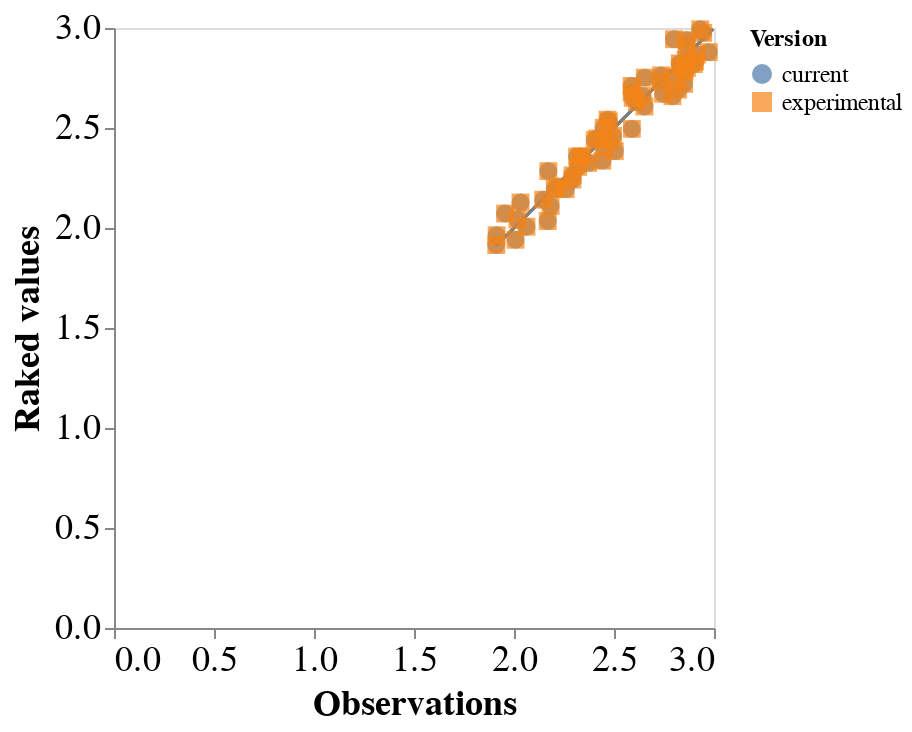

The code cell stored with this chart in its notebook:
### Code cell
chart

### Figure 1 — Vega-Lite specification as saved in the notebook (floating-point values rounded to 4 significant figures)
{"config": {"view": {"continuousWidth": 300, "continuousHeight": 300}, "axis": {"labelFontSize": 18, "titleFontSize": 18}, "legend": {"labelFontSize": 12, "titleFontSize": 12}}, "layer": [{"mark": {"type": "rule", "color": "grey"}, "encoding": {"x": {"type": "quantitative", "datum": {"expr": "param_9"}}, "x2": {"datum": {"expr": "param_10"}, "type": "quantitative"}, "y": {"type": "quantitative", "datum": {"expr": "param_11"}}, "y2": {"datum": {"expr": "param_12"}, "type": "quantitative"}}}, {"mark": {"type": "point", "filled": true, "size": 80}, "encoding": {"color": {"field": "version", "legend": {"title": "Version"}, "type": "nominal"}, "shape": {"field": "version", "legend": {"title": "Version"}, "type": "nominal"}, "x": {"axis": {"title": "Observations"}, "field": "value", "scale": {"domain": [{"expr": "param_9"}, {"expr": "param_10"}]}, "type": "quantitative"}, "y": {"axis": {"title": "Raked values"}, "field": "raked_value", "scale": {"domain": [{"expr": "param_11"}, {"expr": "param_12"}]}, "type": "quantitative"}}}], "data": {"name": "data-e9926ca9b9d1a5772021a9f20c679545"}, "params": [{"name": "param_9", "value": 1.911}, {"name": "param_10", "value": 2.993}, {"name": "param_11", "value": 1.911}, {"name": "param_12", "value": 2.993}], "$schema": "https://vega.github.io/schema/vega-lite/v5.20.1.json", "datasets": {"data-e9926ca9b9d1a5772021a9f20c679545": [{"value": 2.593, "var1": 0, "var2": 0, "var3": 0, "raked_value": 2.651, "version": "current"}, {"value": 1.911, "var1": 1, "var2": 0, "var3": 0, "raked_value": 1.915, "version": "current"}, {"value": 2.745, "var1": 2, "var2": 0, "var3": 0, "raked_value": 2.671, "version": "current"}, {"value": 2.863, "var1": 0, "var2": 1, "var3": 0, "raked_value": 2.939, "version": "current"}, {"value": 2.417, "var1": 1, "var2": 1, "var3": 0, "raked_value": 2.447, "version": "current"}, {"value": 2.864, "var1": 2, "var2": 1, "var3": 0, "raked_value": 2.8, "version": "current"}, {"value": 2.974, "var1": 0, "var2": 2, "var3": 0, "raked_value": 2.879, "version": "current"}, {"value": 2.82, "var1": 1, "var2": 2, "var3": 0, "raked_value": 2.691, "version": "current"}, {"value": 2.85, "var1": 2, "var2": 2, "var3": 0, "raked_value": 2.721, "version": "current"}, {"value": 1.955, "var1": 0, "var2": 3, "var3": 0, "raked_value": 2.072, "version": "current"}, {"value": 2.315, "var1": 1, "var2": 3, "var3": 0, "raked_value": 2.357, "version": "current"}, {"value": 2.219, "var1": 2, "var2": 3, "var3": 0, "raked_value": 2.207, "version": "current"}, {"value": 2.37, "var1": 0, "var2": 0, "var3": 1, "raked_value": 2.325, "version": "current"}, {"value": 2.062, "var1": 1, "var2": 0, "var3": 1, "raked_value": 2.006, "version": "current"}, {"value": 2.504, "var1": 2, "var2": 0, "var3": 1, "raked_value": 2.384, "version": "current"}, {"value": 2.475, "var1": 0, "var2": 1, "var3": 1, "raked_value": 2.532, "version": "current"}, {"value": 2.931, "var1": 1, "var2": 1, "var3": 1, "raked_value": 2.993, "version": "current"}, {"value": 2.321, "var1": 2, "var2": 1, "var3": 1, "raked_value": 2.305, "version": "current"}, {"value": 2.008, "var1": 0, "var2": 2, "var3": 1, "raked_value": 1.941, "version": "current"}, {"value": 2.589, "var1": 1, "var2": 2, "var3": 1, "raked_value": 2.496, "version": "current"}, {"value": 2.258, "var1": 2, "var2": 2, "var3": 1, "raked_value": 2.194, "version": "current"}, {"value": 2.8, "var1": 0, "var2": 3, "var3": 1, "raked_value": 2.944, "version": "current"}, {"value": 2.448, "var1": 1, "var2": 3, "var3": 1, "raked_value": 2.501, "version": "current"}, {"value": 2.341, "var1": 2, "var2": 3, "var3": 1, "raked_value": 2.355, "version": "current"}, {"value": 1.913, "var1": 0, "var2": 0, "var3": 2, "raked_value": 1.964, "version": "current"}, {"value": 2.734, "var1": 1, "var2": 0, "var3": 2, "raked_value": 2.735, "version": "current"}, {"value": 2.652, "var1": 2, "var2": 0, "var3": 2, "raked_value": 2.608, "version": "current"}, {"value": 2.859, "var1": 0, "var2": 1, "var3": 2, "raked_value": 2.841, "version": "current"}, {"value": 2.905, "var1": 1, "var2": 1, "var3": 2, "raked_value": 2.833, "version": "current"}, {"value": 2.792, "var1": 2, "var2": 1, "var3": 2, "raked_value": 2.659, "version": "current"}, {"value": 2.829, "var1": 0, "var2": 2, "var3": 2, "raked_value": 2.823, "version": "current"}, {"value": 2.293, "var1": 1, "var2": 2, "var3": 2, "raked_value": 2.242, "version": "current"}, {"value": 2.833, "var1": 2, "var2": 2, "var3": 2, "raked_value": 2.804, "version": "current"}, {"value": 2.468, "var1": 0, "var2": 3, "var3": 2, "raked_value": 2.541, "version": "current"}, {"value": 2.914, "var1": 1, "var2": 3, "var3": 2, "raked_value": 2.866, "version": "current"}, {"value": 2.899, "var1": 2, "var2": 3, "var3": 2, "raked_value": 2.819, "version": "current"}, {"value": 2.033, "var1": 0, "var2": 0, "var3": 3, "raked_value": 2.128, "version": "current"}, {"value": 2.589, "var1": 1, "var2": 0, "var3": 3, "raked_value": 2.678, "version": "current"}, {"value": 2.204, "var1": 2, "var2": 0, "var3": 3, "raked_value": 2.196, "version": "current"}, {"value": 2.403, "var1": 0, "var2": 1, "var3": 3, "raked_value": 2.44, "version": "current"}, {"value": 2.736, "var1": 1, "var2": 1, "var3": 3, "raked_value": 2.763, "version": "current"}, {"value": 2.183, "var1": 2, "var2": 1, "var3": 3, "raked_value": 2.11, "version": "current"}, {"value": 2.017, "var1": 0, "var2": 2, "var3": 3, "raked_value": 2.042, "version": "current"}, {"value": 2.614, "var1": 1, "var2": 2, "var3": 3, "raked_value": 2.63, "version": "current"}, {"value": 2.146, "var1": 2, "var2": 2, "var3": 3, "raked_value": 2.141, "version": "current"}, {"value": 2.172, "var1": 0, "var2": 3, "var3": 3, "raked_value": 2.284, "version": "current"}, {"value": 2.863, "var1": 1, "var2": 3, "var3": 3, "raked_value": 2.917, "version": "current"}, {"value": 2.293, "var1": 2, "var2": 3, "var3": 3, "raked_value": 2.263, "version": "current"}, {"value": 2.588, "var1": 0, "var2": 0, "var3": 4, "raked_value": 2.71, "version": "current"}, {"value": 2.654, "var1": 1, "var2": 0, "var3": 4, "raked_value": 2.752, "version": "current"}, {"value": 2.333, "var1": 2, "var2": 0, "var3": 4, "raked_value": 2.358, "version": "current"}, {"value": 2.946, "var1": 0, "var2": 1, "var3": 4, "raked_value": 2.975, "version": "current"}, {"value": 2.643, "var1": 1, "var2": 1, "var3": 4, "raked_value": 2.661, "version": "current"}, {"value": 2.853, "var1": 2, "var2": 1, "var3": 4, "raked_value": 2.782, "version": "current"}, {"value": 2.799, "var1": 0, "var2": 2, "var3": 4, "raked_value": 2.754, "version": "current"}, {"value": 2.45, "var1": 1, "var2": 2, "var3": 4, "raked_value": 2.4, "version": "current"}, {"value": 2.478, "var1": 2, "var2": 2, "var3": 4, "raked_value": 2.437, "version": "current"}, {"value": 2.495, "var1": 0, "var2": 3, "var3": 4, "raked_value": 2.461, "version": "current"}, {"value": 2.442, "var1": 1, "var2": 3, "var3": 4, "raked_value": 2.337, "version": "current"}, {"value": 2.169, "var1": 2, "var2": 3, "var3": 4, "raked_value": 2.035, "version": "current"}, {"value": 2.593, "var1": 0, "var2": 0, "var3": 0, "raked_value": 2.651, "version": "experimental"}, {"value": 2.37, "var1": 0, "var2": 0, "var3": 1, "raked_value": 2.325, "version": "experimental"}, {"value": 1.913, "var1": 0, "var2": 0, "var3": 2, "raked_value": 1.964, "version": "experimental"}, {"value": 2.033, "var1": 0, "var2": 0, "var3": 3, "raked_value": 2.128, "version": "experimental"}, {"value": 2.588, "var1": 0, "var2": 0, "var3": 4, "raked_value": 2.71, "version": "experimental"}, {"value": 2.863, "var1": 0, "var2": 1, "var3": 0, "raked_value": 2.939, "version": "experimental"}, {"value": 2.475, "var1": 0, "var2": 1, "var3": 1, "raked_value": 2.532, "version": "experimental"}, {"value": 2.859, "var1": 0, "var2": 1, "var3": 2, "raked_value": 2.841, "version": "experimental"}, {"value": 2.403, "var1": 0, "var2": 1, "var3": 3, "raked_value": 2.44, "version": "experimental"}, {"value": 2.946, "var1": 0, "var2": 1, "var3": 4, "raked_value": 2.975, "version": "experimental"}, {"value": 2.974, "var1": 0, "var2": 2, "var3": 0, "raked_value": 2.879, "version": "experimental"}, {"value": 2.008, "var1": 0, "var2": 2, "var3": 1, "raked_value": 1.941, "version": "experimental"}, {"value": 2.829, "var1": 0, "var2": 2, "var3": 2, "raked_value": 2.823, "version": "experimental"}, {"value": 2.017, "var1": 0, "var2": 2, "var3": 3, "raked_value": 2.042, "version": "experimental"}, {"value": 2.799, "var1": 0, "var2": 2, "var3": 4, "raked_value": 2.754, "version": "experimental"}, {"value": 1.955, "var1": 0, "var2": 3, "var3": 0, "raked_value": 2.072, "version": "experimental"}, {"value": 2.8, "var1": 0, "var2": 3, "var3": 1, "raked_value": 2.944, "version": "experimental"}, {"value": 2.468, "var1": 0, "var2": 3, "var3": 2, "raked_value": 2.541, "version": "experimental"}, {"value": 2.172, "var1": 0, "var2": 3, "var3": 3, "raked_value": 2.284, "version": "experimental"}, {"value": 2.495, "var1": 0, "var2": 3, "var3": 4, "raked_value": 2.461, "version": "experimental"}, {"value": 1.911, "var1": 1, "var2": 0, "var3": 0, "raked_value": 1.915, "version": "experimental"}, {"value": 2.062, "var1": 1, "var2": 0, "var3": 1, "raked_value": 2.006, "version": "experimental"}, {"value": 2.734, "var1": 1, "var2": 0, "var3": 2, "raked_value": 2.735, "version": "experimental"}, {"value": 2.589, "var1": 1, "var2": 0, "var3": 3, "raked_value": 2.678, "version": "experimental"}, {"value": 2.654, "var1": 1, "var2": 0, "var3": 4, "raked_value": 2.752, "version": "experimental"}, {"value": 2.417, "var1": 1, "var2": 1, "var3": 0, "raked_value": 2.447, "version": "experimental"}, {"value": 2.931, "var1": 1, "var2": 1, "var3": 1, "raked_value": 2.993, "version": "experimental"}, {"value": 2.905, "var1": 1, "var2": 1, "var3": 2, "raked_value": 2.833, "version": "experimental"}, {"value": 2.736, "var1": 1, "var2": 1, "var3": 3, "raked_value": 2.763, "version": "experimental"}, {"value": 2.643, "var1": 1, "var2": 1, "var3": 4, "raked_value": 2.661, "version": "experimental"}, {"value": 2.82, "var1": 1, "var2": 2, "var3": 0, "raked_value": 2.691, "version": "experimental"}, {"value": 2.589, "var1": 1, "var2": 2, "var3": 1, "raked_value": 2.496, "version": "experimental"}, {"value": 2.293, "var1": 1, "var2": 2, "var3": 2, "raked_value": 2.242, "version": "experimental"}, {"value": 2.614, "var1": 1, "var2": 2, "var3": 3, "raked_value": 2.63, "version": "experimental"}, {"value": 2.45, "var1": 1, "var2": 2, "var3": 4, "raked_value": 2.4, "version": "experimental"}, {"value": 2.315, "var1": 1, "var2": 3, "var3": 0, "raked_value": 2.357, "version": "experimental"}, {"value": 2.448, "var1": 1, "var2": 3, "var3": 1, "raked_value": 2.501, "version": "experimental"}, {"value": 2.914, "var1": 1, "var2": 3, "var3": 2, "raked_value": 2.866, "version": "experimental"}, {"value": 2.863, "var1": 1, "var2": 3, "var3": 3, "raked_value": 2.917, "version": "experimental"}, {"value": 2.442, "var1": 1, "var2": 3, "var3": 4, "raked_value": 2.337, "version": "experimental"}, {"value": 2.745, "var1": 2, "var2": 0, "var3": 0, "raked_value": 2.671, "version": "experimental"}, {"value": 2.504, "var1": 2, "var2": 0, "var3": 1, "raked_value": 2.384, "version": "experimental"}, {"value": 2.652, "var1": 2, "var2": 0, "var3": 2, "raked_value": 2.608, "version": "experimental"}, {"value": 2.204, "var1": 2, "var2": 0, "var3": 3, "raked_value": 2.196, "version": "experimental"}, {"value": 2.333, "var1": 2, "var2": 0, "var3": 4, "raked_value": 2.358, "version": "experimental"}, {"value": 2.864, "var1": 2, "var2": 1, "var3": 0, "raked_value": 2.8, "version": "experimental"}, {"value": 2.321, "var1": 2, "var2": 1, "var3": 1, "raked_value": 2.305, "version": "experimental"}, {"value": 2.792, "var1": 2, "var2": 1, "var3": 2, "raked_value": 2.659, "version": "experimental"}, {"value": 2.183, "var1": 2, "var2": 1, "var3": 3, "raked_value": 2.11, "version": "experimental"}, {"value": 2.853, "var1": 2, "var2": 1, "var3": 4, "raked_value": 2.782, "version": "experimental"}, {"value": 2.85, "var1": 2, "var2": 2, "var3": 0, "raked_value": 2.721, "version": "experimental"}, {"value": 2.258, "var1": 2, "var2": 2, "var3": 1, "raked_value": 2.194, "version": "experimental"}, {"value": 2.833, "var1": 2, "var2": 2, "var3": 2, "raked_value": 2.804, "version": "experimental"}, {"value": 2.146, "var1": 2, "var2": 2, "var3": 3, "raked_value": 2.141, "version": "experimental"}, {"value": 2.478, "var1": 2, "var2": 2, "var3": 4, "raked_value": 2.437, "version": "experimental"}, {"value": 2.219, "var1": 2, "var2": 3, "var3": 0, "raked_value": 2.207, "version": "experimental"}, {"value": 2.341, "var1": 2, "var2": 3, "var3": 1, "raked_value": 2.355, "version": "experimental"}, {"value": 2.899, "var1": 2, "var2": 3, "var3": 2, "raked_value": 2.819, "version": "experimental"}, {"value": 2.293, "var1": 2, "var2": 3, "var3": 3, "raked_value": 2.263, "version": "experimental"}, {"value": 2.169, "var1": 2, "var2": 3, "var3": 4, "raked_value": 2.035, "version": "experimental"}]}}
